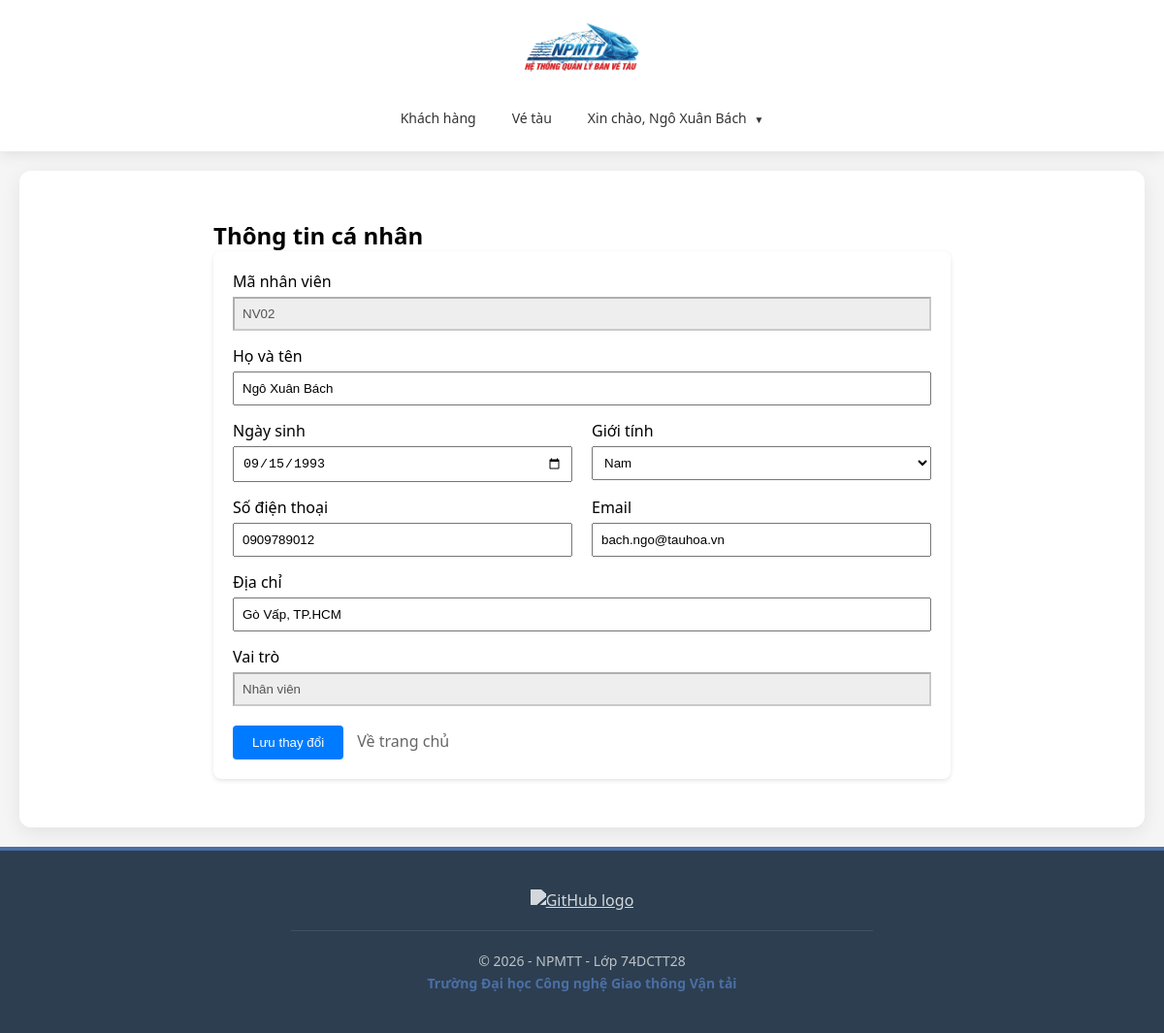
The page /modules/nhan-vien/sua.php (signed in) on the database its author committed.
### tables this page shows
CREATE TABLE IF NOT EXISTS `nhan_vien` (
  `id` int(11) NOT NULL AUTO_INCREMENT,
  `ma_nhan_vien` varchar(20) NOT NULL,
  `mat_khau` varchar(255) NOT NULL,
  `ho_ten` varchar(100) NOT NULL,
  `ngay_sinh` date NOT NULL DEFAULT curdate(),
  `gioi_tinh` varchar(20) NOT NULL,
  `sdt` varchar(20) NOT NULL,
  `email` varchar(100) DEFAULT NULL,
  `dia_chi` varchar(255) NOT NULL,
  `vai_tro` varchar(20) NOT NULL,
  PRIMARY KEY (`id`),
  UNIQUE KEY `ma_nhan_vien` (`ma_nhan_vien`),
  UNIQUE KEY `sdt` (`sdt`),
  UNIQUE KEY `email` (`email`)
);

### bootstrap.php (called while the page is built, shortened)
<?php
function isAdmin()
{
    return false;
}

### modules/nhan-vien/sua.php (the view, shortened to what this page needs)
<?php
require_once __DIR__ . '/../../bootstrap.php';
$current_user_id = $_SESSION['user']['id'];
$id = $_GET['id'] ?? $current_user_id;
$conn = $db->getConnection();
$stmt = $conn->prepare("SELECT * FROM nhan_vien WHERE id = ?");
$stmt->execute([$id]);
$nv = $stmt->fetch();
require_once __DIR__ . '/../../includes/header.php';
?>
<div class="container" style="padding: 20px; max-width: 800px; margin: 0 auto;">
    <h2>
        <?php echo ($id == $current_user_id) ? "Thông tin cá nhân" : "Sửa nhân viên: " . $nv['ho_ten']; ?>
    </h2>
    <form method="POST" action="" style="background: #fff; padding: 20px; border-radius: 8px; box-shadow: 0 2px 5px rgba(0,0,0,0.1);">
        <div class="form-group" style="margin-bottom: 15px;">
            <label>Mã nhân viên</label>
            <input type="text" class="form-control" value="<?php echo $nv['ma_nhan_vien']; ?>" disabled style="width: 100%; padding: 8px; margin-top: 5px; background: #eee;">
        </div>
        <div class="form-group" style="margin-bottom: 15px;">
            <label>Họ và tên</label>
            <input type="text" name="ho_ten" class="form-control" value="<?php echo $nv['ho_ten']; ?>" required style="width: 100%; padding: 8px; margin-top: 5px;">
        </div>
        <div style="display: flex; gap: 20px;">
            <div class="form-group" style="flex: 1; margin-bottom: 15px;">
                <label>Ngày sinh</label>
                <input type="date" name="ngay_sinh" class="form-control" value="<?php echo $nv['ngay_sinh']; ?>" style="width: 100%; padding: 8px; margin-top: 5px;">
            </div>
            <div class="form-group" style="flex: 1; margin-bottom: 15px;">
                <label>Giới tính</label>
                <select name="gioi_tinh" class="form-control" style="width: 100%; padding: 8px; margin-top: 5px;">
                    <option value="Nam" <?php echo $nv['gioi_tinh'] == 'Nam' ? 'selected' : ''; ?>>Nam</option>
                </select>
            </div>
        </div>
        <div style="display: flex; gap: 20px;">
            <div class="form-group" style="flex: 1; margin-bottom: 15px;">
                <label>Số điện thoại</label>
                <input type="text" name="sdt" class="form-control" value="<?php echo $nv['sdt']; ?>" required style="width: 100%; padding: 8px; margin-top: 5px;">
            </div>
            <div class="form-group" style="flex: 1; margin-bottom: 15px;">
                <label>Email</label>
                <input type="email" name="email" class="form-control" value="<?php echo $nv['email']; ?>" style="width: 100%; padding: 8px; margin-top: 5px;">
            </div>
        </div>
        <div class="form-group" style="margin-bottom: 15px;">
            <label>Địa chỉ</label>
            <input type="text" name="dia_chi" class="form-control" value="<?php echo $nv['dia_chi']; ?>" style="width: 100%; padding: 8px; margin-top: 5px;">
        </div>
        <div class="form-group" style="margin-bottom: 20px;">
            <label>Vai trò</label>
            <?php if (isAdmin()): ?>
                <select name="vai_tro" class="form-control" style="width: 100%; padding: 8px; margin-top: 5px;">
                    <option value="<?php echo ROLE_NHAN_VIEN; ?>" <?php echo $nv['vai_tro'] == ROLE_NHAN_VIEN ? 'selected' : ''; ?>><?php echo ROLE_NHAN_VIEN; ?></option>
                    <option value="<?php echo ROLE_ADMIN; ?>" <?php echo $nv['vai_tro'] == ROLE_ADMIN ? 'selected' : ''; ?>><?php echo ROLE_ADMIN; ?></option>
                </select>
            <?php else: ?>
                <input type="text" class="form-control" value="<?php echo $nv['vai_tro']; ?>" disabled style="width: 100%; padding: 8px; margin-top: 5px; background: #eee;">
            <?php endif; ?>
        </div>
        <button type="submit" style="background: #007bff; color: white; padding: 10px 20px; border: none; border-radius: 4px; cursor: pointer;">
            Lưu thay đổi
        </button>
        <a href="<?php echo BASE_URL; ?>" style="margin-left: 10px; color: #666; text-decoration: none;">Về trang chủ</a>
    </form>
</div>
<?php require_once __DIR__ . '/../../includes/footer.php'; ?>

### assets/css/layout.css (style rules this page uses)
* { margin: 0; padding: 0; box-sizing: border-box; }
body { font-family: 'Segoe UI', Tahoma, Geneva, Verdana, sans-serif; background-color: #f5f5f5; min-height: 100vh; display: flex; flex-direction: column; }

### rows shown on the page
nhan_vien: ma_nhan_vien "NV02", ho_ten "Ngô Xuân Bách", ngay_sinh "09/15/1993", gioi_tinh "Nam", sdt "0909789012", email "bach.ngo@tauhoa.vn", dia_chi "Gò Vấp, TP.HCM", vai_tro "Nhân viên"

### other values the page prints
$_SESSION['user']['ho_ten'] "Ngô Xuân Bách"
